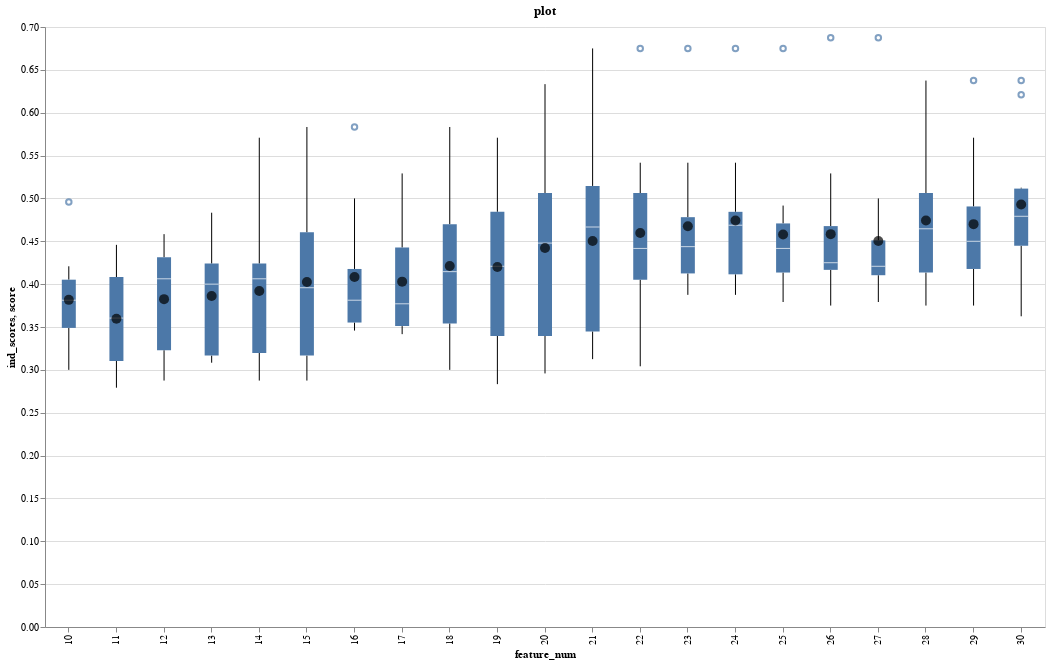

The notebook cell this image was saved under:
### Markdown cell above
#### The altair_feature_selection_chart function will generate charts of the feature selection information and similarly has a uniqueness parameter that functions in the same way as the dictionary. Click on a point to see the features matching the uniqueness threshold for that feature space across the 10 fold selection process

### Code cell
bp_preprocessing.altair_feature_selection_chart(ridge_stats,uniqueness=3)

### Figure 1 — Vega-Lite specification as saved in the notebook (floating-point values rounded to 4 significant figures; data arrays with more than 128 entries replaced by an {"elided": "..."} marker saying what was removed)
{"config": {"view": {"continuousWidth": 400, "continuousHeight": 300}}, "layer": [{"data": {"name": "data-46d5aeb62b746fc2d2e792796fd9e399"}, "mark": "boxplot", "encoding": {"x": {"field": "feature_num", "type": "ordinal"}, "y": {"field": "ind_scores", "type": "quantitative"}}, "selection": {"selector015": {"type": "single", "empty": "none"}, "selector016": {"type": "interval", "bind": "scales", "encodings": ["x", "y"]}}}, {"data": {"name": "data-1c3a656e001f00c4417a30fe2bbb0e1a"}, "mark": {"type": "point", "color": "black", "filled": true, "size": 100}, "encoding": {"x": {"field": "feature_num", "title": "feature_num", "type": "ordinal"}, "y": {"field": "avg_score", "title": "score", "type": "quantitative"}}, "selection": {"selector015": {"type": "single", "empty": "none"}}}, {"data": {"name": "data-1c3a656e001f00c4417a30fe2bbb0e1a"}, "mark": {"type": "text", "baseline": "bottom", "dy": -75}, "encoding": {"text": {"field": "featuresX", "type": "nominal"}, "y": {"field": "zero", "type": "quantitative"}}, "transform": [{"filter": {"selection": "selector015"}}]}], "height": 600, "title": "plot", "width": 1000, "$schema": "https://vega.github.io/schema/vega-lite/v4.17.0.json", "datasets": {"data-46d5aeb62b746fc2d2e792796fd9e399": {"elided": "210 records"}, "data-1c3a656e001f00c4417a30fe2bbb0e1a": [{"feature_num": 10, "ind_scores": [0.3958, 0.3708, 0.3208, 0.4083, 0.3833, 0.3792, 0.4208, 0.4958, 0.3417, 0.3], "avg_score": 0.3817, "stdev": 0.05251, "ci68": "(0.32944447525005116, 0.4338888580832822)", "yerr": 0.05222, "features": [["TAU", "POTEJ", "MYDGF", "1433G", "PVR", "LTBP4", "PAL4A", "NLGN3", "PPT1", "1433Z"], ["1433G", "HBA", "NEU1", "LV861", "CO4A", "TAU", "OMD", "OSCAR", "TSP4", "MYDGF"], ["TAU", "TRFM", "GNS", "MGP", "1433G", "NPY", "AK1C1", "CHIT1", "CHLE", "1433Z"], ["1433G", "HTRA1", "SCG2", "AMYP", "LRP1B", "TAU", "MYDGF", "FREM2", "TIMP2", "1433Z"], ["1433G", "IDS", "SRPX", "CHLE", "ERAP2", "CPVL", "TAU", "CALB1", "1433Z", "FREM2"], ["1433G", "KLK11", "AMY2B", "PTPR2", "AK1C1", "CAH2", "PPT1", "1433Z", "TAU", "CPVL"], ["TAU", "MASP1", "CO7", "CLMP", "CAH2", "1433Z", "AK1C1", "PPT1", "NPTX2", "CHLE"], ["TAU", "CLMP", "K1C12", "POTEI", "CATD", "A0A075B7D0", "1433Z", "CADH5", "ZNF25", "VWF"], ["TAU", "MGAT2", "LRP1B", "HYI", "1433G", "CADH5", "PAL4A", "VWF", "ECM1", "HDHD2"], ["1433G", "PLSL", "MXRA8", "TSP2", "PAL4A", "PVR", "HLAE", "CAH2", "1433Z", "CADH5"]], "uniqueX_features_ina_string": "1433G, 1433Z, AK1C1, CADH5, CAH2, CHLE, MYDGF, PAL4A, PPT1, TAU", "featuresX": ["1433G, 1433Z, AK1C1, CADH5, CAH2, CHLE, MYDGF, PAL4A, PPT1, TAU"], "zero": 0}, {"feature_num": 11, "ind_scores": [0.3083, 0.3167, 0.2792, 0.4083, 0.4083, 0.4083, 0.3792, 0.4458, 0.3, 0.3417], "avg_score": 0.3596, "stdev": 0.05455, "ci68": "(0.30533414676906756, 0.41383251989759906)", "yerr": 0.05425, "features": [["TAU", "POTEJ", "MYDGF", "1433G", "PVR", "LTBP4", "PAL4A", "NLGN3", "PPT1", "1433Z", "HBAZ"], ["1433G", "HBA", "NEU1", "LV861", "CO4A", "TAU", "OMD", "OSCAR", "TSP4", "MYDGF", "1433B"], ["TAU", "TRFM", "GNS", "MGP", "1433G", "NPY", "AK1C1", "CHIT1", "CHLE", "1433Z", "AMY2B"], ["1433G", "HTRA1", "SCG2", "AMYP", "LRP1B", "TAU", "MYDGF", "FREM2", "TIMP2", "1433Z", "SUMO4"], ["1433G", "IDS", "SRPX", "CHLE", "ERAP2", "CPVL", "TAU", "CALB1", "1433Z", "FREM2", "NEDD8"], ["1433G", "KLK11", "AMY2B", "PTPR2", "AK1C1", "CAH2", "PPT1", "1433Z", "TAU", "CPVL", "SEPR"], ["TAU", "MASP1", "CO7", "CLMP", "CAH2", "1433Z", "AK1C1", "PPT1", "NPTX2", "CHLE", "GDIA"], ["TAU", "CLMP", "K1C12", "POTEI", "CATD", "A0A075B7D0", "1433Z", "CADH5", "ZNF25", "VWF", "1433G"], ["TAU", "MGAT2", "LRP1B", "HYI", "1433G", "CADH5", "PAL4A", "VWF", "ECM1", "HDHD2", "MMP2"], ["1433G", "PLSL", "MXRA8", "TSP2", "PAL4A", "PVR", "HLAE", "CAH2", "1433Z", "CADH5", "TAU"]], "uniqueX_features_ina_string": "1433G, 1433Z, AK1C1, CADH5, CAH2, CHLE, MYDGF, PAL4A, PPT1, TAU", "featuresX": ["1433G, 1433Z, AK1C1, CADH5, CAH2, CHLE, MYDGF, PAL4A, PPT1, TAU"], "zero": 0}, {"feature_num": 12, "ind_scores": [0.425, 0.3042, 0.2917, 0.4083, 0.4333, 0.4583, 0.4333, 0.3792, 0.2875, 0.4042], "avg_score": 0.3825, "stdev": 0.06106, "ci68": "(0.3217771913902592, 0.44322280860974084)", "yerr": 0.06072, "features": [["TAU", "POTEJ", "MYDGF", "1433G", "PVR", "LTBP4", "PAL4A", "NLGN3", "PPT1", "1433Z", "HBAZ", "ADA28"], ["1433G", "HBA", "NEU1", "LV861", "CO4A", "TAU", "OMD", "OSCAR", "TSP4", "MYDGF", "1433B", "CADH8"], ["TAU", "TRFM", "GNS", "MGP", "1433G", "NPY", "AK1C1", "CHIT1", "CHLE", "1433Z", "AMY2B", "MMP2"], ["1433G", "HTRA1", "SCG2", "AMYP", "LRP1B", "TAU", "MYDGF", "FREM2", "TIMP2", "1433Z", "SUMO4", "CO7"], ["1433G", "IDS", "SRPX", "CHLE", "ERAP2", "CPVL", "TAU", "CALB1", "1433Z", "FREM2", "NEDD8", "MMP2"], ["1433G", "KLK11", "AMY2B", "PTPR2", "AK1C1", "CAH2", "PPT1", "1433Z", "TAU", "CPVL", "SEPR", "GDIA"], ["TAU", "MASP1", "CO7", "CLMP", "CAH2", "1433Z", "AK1C1", "PPT1", "NPTX2", "CHLE", "GDIA", "CADH5"], ["TAU", "CLMP", "K1C12", "POTEI", "CATD", "A0A075B7D0", "1433Z", "CADH5", "ZNF25", "VWF", "1433G", "SEM3B"], ["TAU", "MGAT2", "LRP1B", "HYI", "1433G", "CADH5", "PAL4A", "VWF", "ECM1", "HDHD2", "MMP2", "SUMO4"], ["1433G", "PLSL", "MXRA8", "TSP2", "PAL4A", "PVR", "HLAE", "CAH2", "1433Z", "CADH5", "TAU", "SEPR"]], "uniqueX_features_ina_string": "1433G, 1433Z, AK1C1, CADH5, CAH2, CHLE, MMP2, MYDGF, PAL4A, PPT1, TAU", "featuresX": ["1433G, 1433Z, AK1C1, CADH5, CAH2, CHLE, MMP2, MYDGF, PAL4A, PPT1, TAU"], "zero": 0}, {"feature_num": 13, "ind_scores": [0.3958, 0.3083, 0.3292, 0.4208, 0.425, 0.4833, 0.4708, 0.3125, 0.3125, 0.4042], "avg_score": 0.3862, "stdev": 0.06316, "ci68": "(0.3234355423317144, 0.44906445766828557)", "yerr": 0.06281, "features": {"elided": "10x13 str values"}, "uniqueX_features_ina_string": "1433G, 1433Z, AK1C1, CADH5, CAH2, CHLE, MMP2, MYDGF, PAL4A, PPT1, TAU", "featuresX": ["1433G, 1433Z, AK1C1, CADH5, CAH2, CHLE, MMP2, MYDGF, PAL4A, PPT1, TAU"], "zero": 0}, {"feature_num": 14, "ind_scores": [0.3958, 0.3083, 0.2875, 0.4208, 0.425, 0.4417, 0.5708, 0.3, 0.3542, 0.4167], "avg_score": 0.3921, "stdev": 0.0805, "ci68": "(0.3120265140935771, 0.4721401525730896)", "yerr": 0.08006, "features": {"elided": "10x14 str values"}, "uniqueX_features_ina_string": "1433B, 1433G, 1433Z, AK1C1, CADH5, CAH2, CHLE, FREM2, GDIA, MMP2, MYDGF, PAL4A, PPT1, TAU", "featuresX": ["1433B, 1433G, 1433Z, AK1C1, CADH5, CAH2, CHLE, FREM2, GDIA, MMP2, MYDGF, PAL4A, PPT1, TAU"], "zero": 0}, {"feature_num": 15, "ind_scores": [0.3833, 0.2958, 0.2875, 0.5, 0.4625, 0.3083, 0.5833, 0.3417, 0.4083, 0.4542], "avg_score": 0.4025, "stdev": 0.09276, "ci68": "(0.3102517093955644, 0.4947482906044357)", "yerr": 0.09225, "features": {"elided": "10x15 str values"}, "uniqueX_features_ina_string": "1433B, 1433G, 1433Z, AK1C1, CADH5, CAH2, CHLE, FREM2, GDIA, MMP2, MYDGF, PAL4A, PPT1, TAU, VWF", "featuresX": ["1433B, 1433G, 1433Z, AK1C1, CADH5, CAH2, CHLE, FREM2, GDIA, MMP2, MYDGF, PAL4A, PPT1, TAU, VWF"], "zero": 0}, {"feature_num": 16, "ind_scores": [0.3833, 0.3583, 0.3792, 0.5, 0.4208, 0.3458, 0.5833, 0.3542, 0.4083, 0.35], "avg_score": 0.4083, "stdev": 0.07308, "ci68": "(0.33566113150589033, 0.4810055351607764)", "yerr": 0.07267, "features": {"elided": "10x16 str values"}, "uniqueX_features_ina_string": "1433B, 1433G, 1433Z, AK1C1, CADH5, CAH2, CHLE, CO7, FREM2, GDIA, MMP2, MYDGF, PAL4A, PPT1, TAU, VWF", "featuresX": ["1433B, 1433G, 1433Z, AK1C1, CADH5, CAH2, CHLE, CO7, FREM2, GDIA, MMP2, MYDGF, PAL4A, PPT1, TAU, VWF"], "zero": 0}, {"feature_num": 17, "ind_scores": [0.3833, 0.3458, 0.3792, 0.5, 0.4625, 0.3458, 0.5292, 0.3417, 0.3667, 0.375], "avg_score": 0.4029, "stdev": 0.06498, "ci68": "(0.338296828359979, 0.4675365049733544)", "yerr": 0.06462, "features": {"elided": "10x17 str values"}, "uniqueX_features_ina_string": "1433B, 1433G, 1433Z, AK1C1, CADH5, CAH2, CHLE, CO7, FREM2, GDIA, MMP2, MYDGF, PAL4A, PPT1, SUMO4, TAU, VWF", "featuresX": ["1433B, 1433G, 1433Z, AK1C1, CADH5, CAH2, CHLE, CO7, FREM2, GDIA, MMP2, MYDGF, PAL4A, PPT1, SUMO4, TAU, VWF"], "zero": 0}, {"feature_num": 18, "ind_scores": [0.4208, 0.3458, 0.3792, 0.5, 0.475, 0.3458, 0.5833, 0.3, 0.4083, 0.4542], "avg_score": 0.4213, "stdev": 0.08029, "ci68": "(0.34140793159435784, 0.5010920684056421)", "yerr": 0.07984, "features": {"elided": "10x18 str values"}, "uniqueX_features_ina_string": "1433B, 1433G, 1433Z, AK1C1, AMY2B, CADH5, CAH2, CHLE, CO7, FREM2, GDIA, MMP2, MYDGF, PAL4A, PPT1, SUMO4, TAU, VWF", "featuresX": ["1433B, 1433G, 1433Z, AK1C1, AMY2B, CADH5, CAH2, CHLE, CO7, FREM2, GDIA, MMP2, MYDGF, PAL4A, PPT1, SUMO4, TAU, VWF"], "zero": 0}, {"feature_num": 19, "ind_scores": [0.475, 0.3208, 0.4292, 0.5125, 0.4875, 0.2833, 0.5708, 0.3125, 0.3958, 0.4125], "avg_score": 0.42, "stdev": 0.08926, "ci68": "(0.33123074571740463, 0.5087692542825955)", "yerr": 0.08877, "features": {"elided": "10x19 str values"}, "uniqueX_features_ina_string": "1433B, 1433G, 1433Z, AK1C1, AMY2B, CADH5, CAH2, CHLE, CO7, FREM2, GDIA, MMP2, MYDGF, PAL4A, PPT1, SEPR, SUMO4, TAU, VWF", "featuresX": ["1433B, 1433G, 1433Z, AK1C1, AMY2B, CADH5, CAH2, CHLE, CO7, FREM2, GDIA, MMP2, MYDGF, PAL4A, PPT1, SEPR, SUMO4, TAU, VWF"], "zero": 0}, {"feature_num": 20, "ind_scores": [0.475, 0.3208, 0.4292, 0.575, 0.5167, 0.2958, 0.6333, 0.3125, 0.3958, 0.4667], "avg_score": 0.4421, "stdev": 0.108, "ci68": "(0.33466241274774977, 0.5495042539189169)", "yerr": 0.1074, "features": {"elided": "10x20 str values"}, "uniqueX_features_ina_string": "1433B, 1433G, 1433Z, AK1C1, AMY2B, CADH5, CAH2, CHLE, CO7, FREM2, GDIA, MMP2, MYDGF, PAL4A, PPT1, SEPR, SUMO4, TAU, VWF", "featuresX": ["1433B, 1433G, 1433Z, AK1C1, AMY2B, CADH5, CAH2, CHLE, CO7, FREM2, GDIA, MMP2, MYDGF, PAL4A, PPT1, SEPR, SUMO4, TAU, VWF"], "zero": 0}, {"feature_num": 21, "ind_scores": [0.5375, 0.3333, 0.3375, 0.525, 0.4667, 0.3667, 0.675, 0.3125, 0.4833, 0.4667], "avg_score": 0.4504, "stdev": 0.1085, "ci68": "(0.3425332314414572, 0.5583001018918761)", "yerr": 0.1079, "features": {"elided": "10x21 str values"}, "uniqueX_features_ina_string": "1433B, 1433G, 1433Z, AK1C1, AMY2B, CADH5, CAH2, CHLE, CO7, FREM2, GDIA, MMP2, MYDGF, PAL4A, PGK1, PGK2, PPT1, SEPR, SUMO4, TAU, VWF", "featuresX": ["1433B, 1433G, 1433Z, AK1C1, AMY2B, CADH5, CAH2, CHLE, CO7, FREM2, GDIA, MMP2, MYDGF, PAL4A, PGK1, PGK2, PPT1, SEPR, SUMO4, TAU, VWF"], "zero": 0}, {"feature_num": 22, "ind_scores": [0.4375, 0.3042, 0.4042, 0.475, 0.5417, 0.4083, 0.675, 0.3875, 0.4458, 0.5167], "avg_score": 0.4596, "stdev": 0.09611, "ci68": "(0.36401037022152605, 0.5551562964451408)", "yerr": 0.09557, "features": {"elided": "10x22 str values"}, "uniqueX_features_ina_string": "1433B, 1433G, 1433Z, AK1C1, AMY2B, CADH5, CAH2, CHLE, CO7, FREM2, GDIA, MMP2, MYDGF, PAL4A, PGK1, PGK2, POTEJ, PPT1, SEPR, SUMO4, TAU, - VWF", "featuresX": ["1433B, 1433G, 1433Z, AK1C1, AMY2B, CADH5, CAH2, CHLE, CO7, FREM2, GDIA, MMP2, MYDGF, PAL4A, PGK1, PGK2, POTEJ, PPT1, SEPR, SUMO4, TAU, ", " VWF"], "zero": 0}, {"feature_num": 23, "ind_scores": [0.4375, 0.3875, 0.4042, 0.475, 0.5417, 0.4792, 0.675, 0.3875, 0.4458, 0.4417], "avg_score": 0.4675, "stdev": 0.08222, "ci68": "(0.38573812925675266, 0.5492618707432472)", "yerr": 0.08176, "features": {"elided": "10x23 str values"}, "uniqueX_features_ina_string": "1433B, 1433G, 1433T, 1433Z, AK1C1, AMY2B, CADH5, CAH2, CHIT1, CHLE, CO7, FREM2, GDIA, MMP2, MYDGF, PAL4A, PGK1, PGK2, POTEJ, PPT1, SEPR, - SERC, SUMO4, TAU, VWF", "featuresX": ["1433B, 1433G, 1433T, 1433Z, AK1C1, AMY2B, CADH5, CAH2, CHIT1, CHLE, CO7, FREM2, GDIA, MMP2, MYDGF, PAL4A, PGK1, PGK2, POTEJ, PPT1, SEPR, ", " SERC, SUMO4, TAU, VWF"], "zero": 0}, {"feature_num": 24, "ind_scores": [0.4875, 0.3875, 0.3917, 0.475, 0.5417, 0.4667, 0.675, 0.4, 0.4458, 0.4708], "avg_score": 0.4742, "stdev": 0.08109, "ci68": "(0.39352542483528175, 0.5548079084980517)", "yerr": 0.08064, "features": {"elided": "10x24 str values"}, "uniqueX_features_ina_string": "1433B, 1433G, 1433T, 1433Z, AK1C1, AMY2B, CADH5, CAH2, CHIT1, CHLE, CO7, FREM2, GDIA, MMP2, MYDGF, PAL4A, PGK1, PGK2, POTEJ, PPT1, SEPR, - SERC, SUMO4, TAU, VASN, VWF", "featuresX": ["1433B, 1433G, 1433T, 1433Z, AK1C1, AMY2B, CADH5, CAH2, CHIT1, CHLE, CO7, FREM2, GDIA, MMP2, MYDGF, PAL4A, PGK1, PGK2, POTEJ, PPT1, SEPR, ", " SERC, SUMO4, TAU, VASN, VWF"], "zero": 0}, {"feature_num": 25, "ind_scores": [0.475, 0.3875, 0.3792, 0.425, 0.4917, 0.4583, 0.675, 0.4125, 0.4583, 0.4167], "avg_score": 0.4579, "stdev": 0.08035, "ci68": "(0.37801011241021054, 0.5378232209231228)", "yerr": 0.07991, "features": {"elided": "10x25 str values"}, "uniqueX_features_ina_string": "1433B, 1433G, 1433T, 1433Z, AK1C1, AMY2B, CADH5, CAH2, CHIT1, CHLE, CO7, FREM2, GDIA, MMP2, MYDGF, PAL4A, PGK1, PGK2, POTEJ, PPT1, SEPR, - SERC, SUMO4, TAU, VASN, VWF", "featuresX": ["1433B, 1433G, 1433T, 1433Z, AK1C1, AMY2B, CADH5, CAH2, CHIT1, CHLE, CO7, FREM2, GDIA, MMP2, MYDGF, PAL4A, PGK1, PGK2, POTEJ, PPT1, SEPR, ", " SERC, SUMO4, TAU, VASN, VWF"], "zero": 0}, {"feature_num": 26, "ind_scores": [0.4208, 0.3875, 0.4292, 0.475, 0.5292, 0.4167, 0.6875, 0.375, 0.4458, 0.4167], "avg_score": 0.4583, "stdev": 0.08698, "ci68": "(0.3718328038082077, 0.5448338628584589)", "yerr": 0.0865, "features": {"elided": "10x26 str values"}, "uniqueX_features_ina_string": "1433B, 1433G, 1433T, 1433Z, AK1C1, AMY2B, CADH5, CAH2, CHIT1, CHLE, CO6A2, CO7, FREM2, GDIA, HBAZ, MMP2, MYDGF, PAL4A, PGK1, PGK2, POTEJ, - PPT1, SEPR, SERC, SUMO4, TAU, VASN, VWF", "featuresX": ["1433B, 1433G, 1433T, 1433Z, AK1C1, AMY2B, CADH5, CAH2, CHIT1, CHLE, CO6A2, CO7, FREM2, GDIA, HBAZ, MMP2, MYDGF, PAL4A, PGK1, PGK2, POTEJ, ", " PPT1, SEPR, SERC, SUMO4, TAU, VASN, VWF"], "zero": 0}, {"feature_num": 27, "ind_scores": [0.4583, 0.4292, 0.3792, 0.5, 0.4167, 0.4167, 0.6875, 0.425, 0.4083, 0.3833], "avg_score": 0.4504, "stdev": 0.0857, "ci68": "(0.3651868540877835, 0.5356464792455498)", "yerr": 0.08523, "features": {"elided": "10x27 str values"}, "uniqueX_features_ina_string": "1433B, 1433G, 1433T, 1433Z, AK1C1, AMY2B, CADH5, CAH2, CHIT1, CHLE, CO6A2, CO7, FREM2, GDIA, HBAZ, MMP2, MYDGF, PAL4A, PGK1, PGK2, POTEJ, - PPT1, SEM3B, SEPR, SERC, SUMO4, TAU, VASN, VWF", "featuresX": ["1433B, 1433G, 1433T, 1433Z, AK1C1, AMY2B, CADH5, CAH2, CHIT1, CHLE, CO6A2, CO7, FREM2, GDIA, HBAZ, MMP2, MYDGF, PAL4A, PGK1, PGK2, POTEJ, ", " PPT1, SEM3B, SEPR, SERC, SUMO4, TAU, VASN, VWF"], "zero": 0}, {"feature_num": 28, "ind_scores": [0.5125, 0.4292, 0.3917, 0.4875, 0.375, 0.4458, 0.6375, 0.5708, 0.4083, 0.4833], "avg_score": 0.4742, "stdev": 0.07846, "ci68": "(0.3961441378162817, 0.5521891955170518)", "yerr": 0.07802, "features": {"elided": "10x28 str values"}, "uniqueX_features_ina_string": "1433B, 1433G, 1433T, 1433Z, AK1C1, AMY2B, CADH5, CAH2, CHIT1, CHLE, CO6A2, CO7, DPP6, FREM2, GDIA, HBAZ, MMP2, MYDGF, PAL4A, PGK1, PGK2, - POTEJ, PPT1, SEM3B, SEPR, SERC, SUMO4, TAU, VASN, VWF", "featuresX": ["1433B, 1433G, 1433T, 1433Z, AK1C1, AMY2B, CADH5, CAH2, CHIT1, CHLE, CO6A2, CO7, DPP6, FREM2, GDIA, HBAZ, MMP2, MYDGF, PAL4A, PGK1, PGK2, ", " POTEJ, PPT1, SEM3B, SEPR, SERC, SUMO4, TAU, VASN, VWF"], "zero": 0}, {"feature_num": 29, "ind_scores": [0.4625, 0.4, 0.4542, 0.5, 0.375, 0.4458, 0.6375, 0.5708, 0.4083, 0.4458], "avg_score": 0.47, "stdev": 0.07637, "ci68": "(0.3940515457240995, 0.5459484542759006)", "yerr": 0.07595, "features": {"elided": "10x29 str values"}, "uniqueX_features_ina_string": "1433B, 1433G, 1433T, 1433Z, AK1C1, AMY2B, CADH5, CAH2, CHIT1, CHLE, CO6A2, CO7, DPP6, FREM2, GDIA, HBAZ, MMP2, MYDGF, PAL4A, PGK1, PGK2, - POTEJ, PPT1, SEM3B, SEPR, SERC, SUMO4, TAU, VASN, VWF", "featuresX": ["1433B, 1433G, 1433T, 1433Z, AK1C1, AMY2B, CADH5, CAH2, CHIT1, CHLE, CO6A2, CO7, DPP6, FREM2, GDIA, HBAZ, MMP2, MYDGF, PAL4A, PGK1, PGK2, ", " POTEJ, PPT1, SEM3B, SEPR, SERC, SUMO4, TAU, VASN, VWF"], "zero": 0}, {"feature_num": 30, "ind_scores": [0.5125, 0.4417, 0.4542, 0.5, 0.3625, 0.4583, 0.6375, 0.6208, 0.5083, 0.4333], "avg_score": 0.4929, "stdev": 0.07989, "ci68": "(0.41347125650711736, 0.5723620768262161)", "yerr": 0.07945, "features": {"elided": "10x30 str values"}, "uniqueX_features_ina_string": "1433B, 1433G, 1433T, 1433Z, AK1C1, AMY2B, CADH5, CAH2, CHIT1, CHLE, CO6A2, CO7, DPP6, FREM2, GDIA, HBAZ, MMP2, MYDGF, PAL4A, PGK1, PGK2, - POTEJ, PPT1, PVR, SEM3B, SEPR, SERC, SUMO4, TAU, VASN, VWF", "featuresX": ["1433B, 1433G, 1433T, 1433Z, AK1C1, AMY2B, CADH5, CAH2, CHIT1, CHLE, CO6A2, CO7, DPP6, FREM2, GDIA, HBAZ, MMP2, MYDGF, PAL4A, PGK1, PGK2, ", " POTEJ, PPT1, PVR, SEM3B, SEPR, SERC, SUMO4, TAU, VASN, VWF"], "zero": 0}]}}
